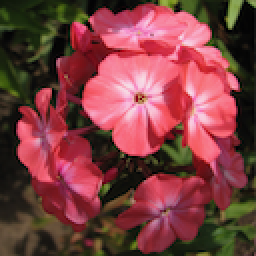
#> input picture week4/Day3/flower/flower_images/flower_images/0001.png, 128 x 128 px (shown 2 times larger); its folder holds only this picture in this run
$ jupyter execute dailyChallenge.ipynb   (shell and % lines are left out)
#> lines starting #> are read from the running program, lines starting #| are printed output that depends on the picture
# Flower Color Images — Load, Visualize & Augment

## Step 1

[cell 1]
FLOWER_DIR = 'flower/flower_images/flower_images'

## Step 2 — Install Libraries

## Step 3 — Imports

[cell 2]
import numpy as np
import matplotlib.pyplot as plt
import matplotlib.image as mpimg
import random
import os
from scipy.ndimage import rotate
from PIL import Image

## Step 4 — Load & Display 5 Random Flower Images

[cell 3]
list_img = []
list_files = []

plt.figure(figsize=(20, 5))
for i in range(5):
    file = random.choice(os.listdir(FLOWER_DIR))
    image_path = os.path.join(FLOWER_DIR, file)
    img = mpimg.imread(image_path)
#> img is the input picture: shape (128, 128, 4) float32; mean R, G, B, A 0.486, 0.247, 0.252, 1
    list_img.append(img)
    list_files.append(file)

for i, img in enumerate(list_img):
    ax = plt.subplot(1, 5, i + 1)
    ax.title.set_text(list_files[i])
    plt.imshow(img)
    plt.axis('off')

plt.suptitle('Original Images', fontsize=16)
plt.tight_layout()
plt.show()
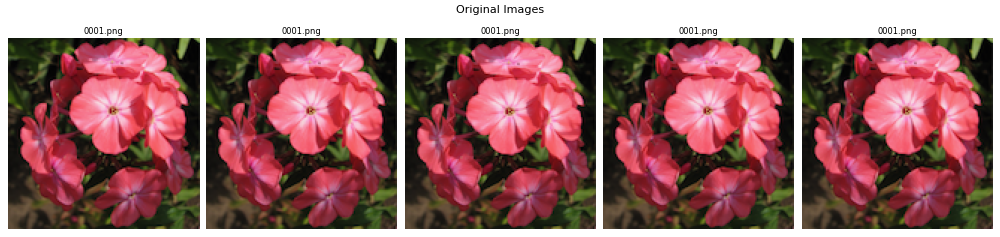
#> figure drawn by matplotlib, 5 panels

## Step 5 — Augmentation Functions

[cell 4]
# --- Rotate by 90 degrees ---
def rotate_image_90_degrees(image):
    return rotate(image, angle=90, reshape=False, mode='nearest')

# --- Flip horizontally ---
def flip_horizontal(image):
    return np.fliplr(image)

# --- Flip vertically ---
def flip_vertical(image):
    return np.flipud(image)

# --- Zoom in 1.2x using PIL resize ---
def zoom_image(image, scale=1.2):
    # Convert float image to uint8 if needed
    if image.dtype == np.float32 or image.dtype == np.float64:
        img_uint8 = (image * 255).astype(np.uint8)
    else:
        img_uint8 = image.astype(np.uint8)

    pil_img = Image.fromarray(img_uint8)
    orig_w, orig_h = pil_img.size
    # Resize to larger size
    new_w = int(orig_w * scale)
    new_h = int(orig_h * scale)
    zoomed = pil_img.resize((new_w, new_h), Image.BILINEAR)
    # Crop back to original size (center crop)
    left = (new_w - orig_w) // 2
    top  = (new_h - orig_h) // 2
    zoomed = zoomed.crop((left, top, left + orig_w, top + orig_h))
    # Convert back to float in range [0, 1]
    return np.array(zoomed).astype(np.float32) / 255

## Step 6 — Visualize All Augmentations Side by Side

[cell 5]
n = len(list_img)  # 5 images
aug_labels = ['Original', 'Rotated 90°', 'Flip Horizontal', 'Flip Vertical', 'Zoom 1.2x']
aug_funcs  = [lambda x: x, rotate_image_90_degrees, flip_horizontal, flip_vertical, zoom_image]

fig, axes = plt.subplots(n, 5, figsize=(22, 4 * n))

for row, img in enumerate(list_img):
    for col, (label, fn) in enumerate(zip(aug_labels, aug_funcs)):
        aug = fn(img)
        axes[row, col].imshow(aug)
        axes[row, col].axis('off')
        if row == 0:
            axes[row, col].set_title(label, fontsize=13, fontweight='bold')
#> this loop made 5 passes
#> pass 1, in zoom_image, `zoomed = pil_img.resize((new_w, new_h), Image.BILINEAR)`:
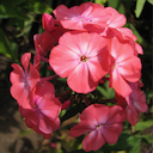
#> zoomed: PIL image 153x153 RGBA; mean R, G, B, A 124, 63.1, 64.3, 255
#> pass 1, in zoom_image, `zoomed = zoomed.crop((left, top, left + orig_w, top + orig_h))`:
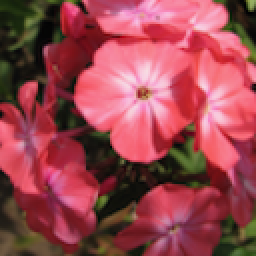
#> zoomed: PIL image 128x128 RGBA (shown 2 times larger); mean R, G, B, A 152.6, 70.7, 78.7, 255

plt.suptitle('Original vs Augmented Images', fontsize=16, y=1.01)
plt.tight_layout()
plt.show()
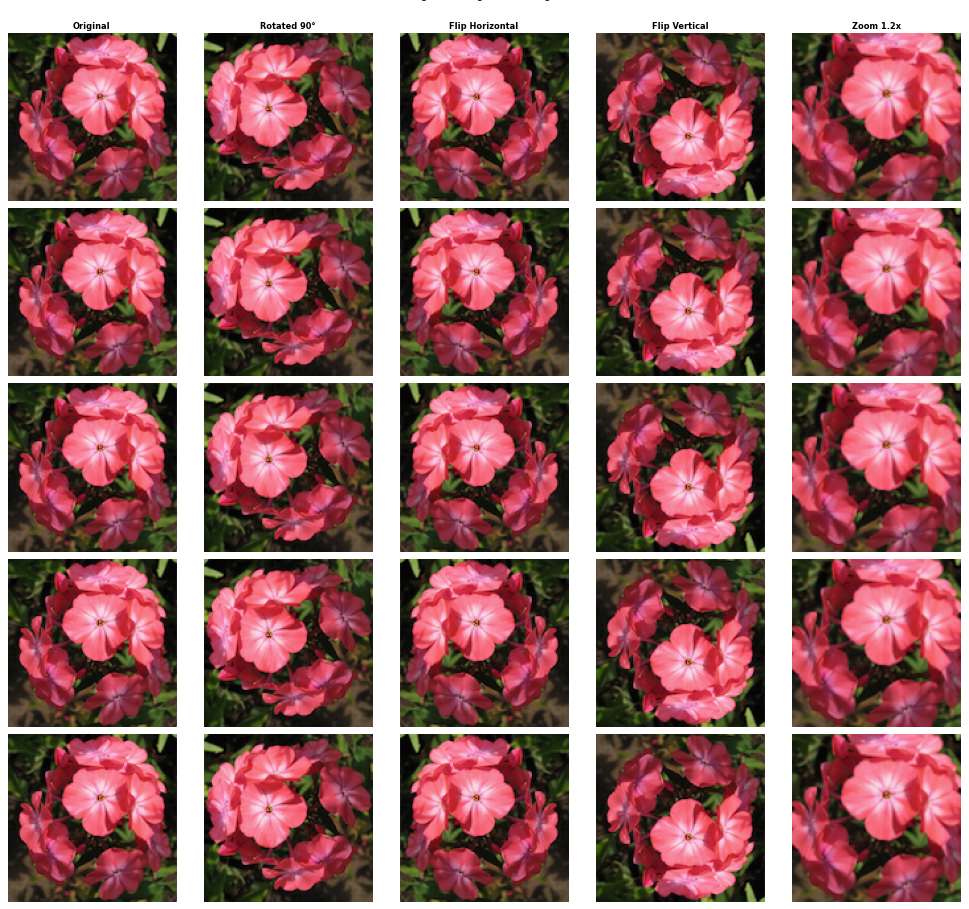
#> figure drawn by matplotlib, 25 panels

## Step 7 — Visualize Rotated Images (original display loop)

[cell 6]
rotated_list = [rotate_image_90_degrees(img) for img in list_img]
#> in rotate_image_90_degrees (call 6), `return rotate(image, angle=90, reshape=False, mode='nearest')`:
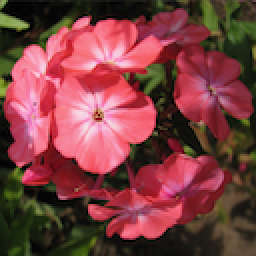
#> returned value: shape (128, 128, 4) float32 (shown 2 times larger); mean of channels 0, 1, 2, 3 0.486, 0.247, 0.252, 1; drawn with min black and max white

plt.figure(figsize=(20, 5))
for i, img in enumerate(rotated_list):
    ax = plt.subplot(1, 5, i + 1)
    ax.title.set_text(list_files[i])
    plt.imshow(img)
    plt.axis('off')

plt.suptitle('Rotated 90°', fontsize=16)
plt.tight_layout()
plt.show()
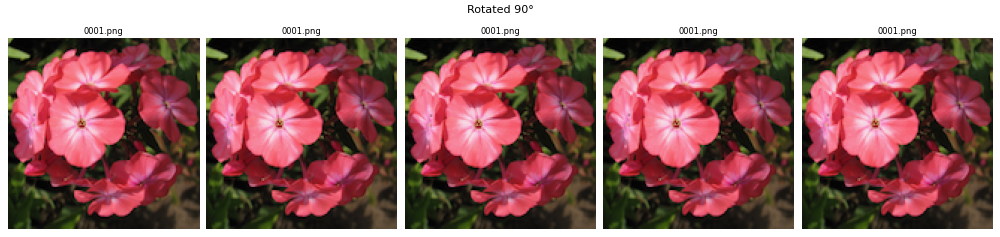
#> figure drawn by matplotlib, 5 panels
